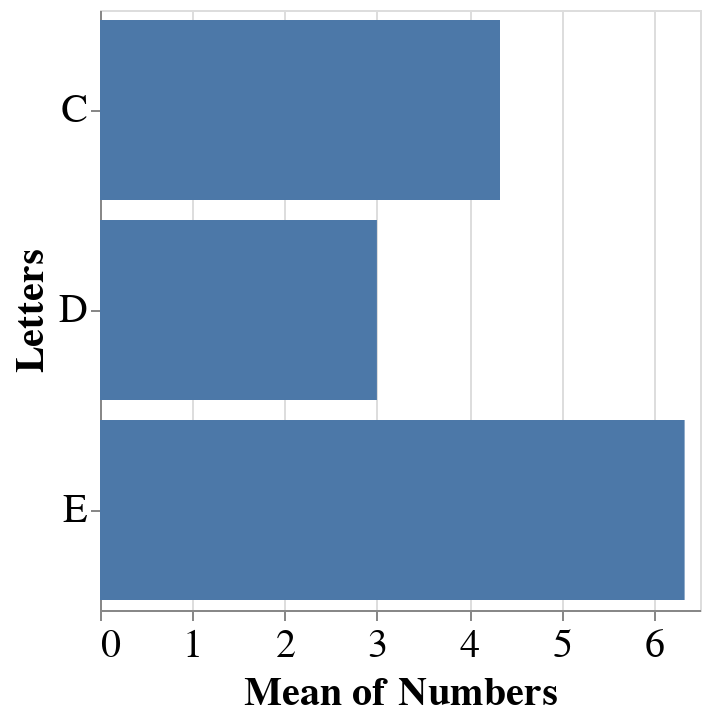

Source (notebook cell):
### Markdown cell above
Altair and Vega-Lite also support a variety of built-in data transformations, such as aggregation. 

The easiest way to specify such aggregations is through a string-function syntax in the argument to the column name. 

For example, here we will plot not all the values, but a single point representing the mean of the x-values for a given y-value:

### Code cell
alt.Chart(data).mark_bar().encode(
    alt.Y('Letters:N'),
    alt.X('mean(Numbers):Q')
)

### Figure 1 — Vega-Lite specification as saved in the notebook (floating-point values rounded to 4 significant figures)
{"height": 300, "config": {"style": {"circle": {"size": 400}}, "legend": {"symbolSize": 20, "titleFontSize": 20, "labelFontSize": 20}, "axis": {"titleFontSize": 20, "labelFontSize": 20}}, "data": {"name": "data-e1f27bdda7bfd6fed066714f7c229752"}, "mark": "bar", "encoding": {"x": {"type": "quantitative", "aggregate": "mean", "field": "Numbers"}, "y": {"type": "nominal", "field": "Letters"}}, "$schema": "https://vega.github.io/schema/vega-lite/v4.0.2.json", "datasets": {"data-e1f27bdda7bfd6fed066714f7c229752": [{"Letters": "C", "Numbers": 2}, {"Letters": "C", "Numbers": 7}, {"Letters": "C", "Numbers": 4}, {"Letters": "D", "Numbers": 1}, {"Letters": "D", "Numbers": 2}, {"Letters": "D", "Numbers": 6}, {"Letters": "E", "Numbers": 8}, {"Letters": "E", "Numbers": 4}, {"Letters": "E", "Numbers": 7}]}}
